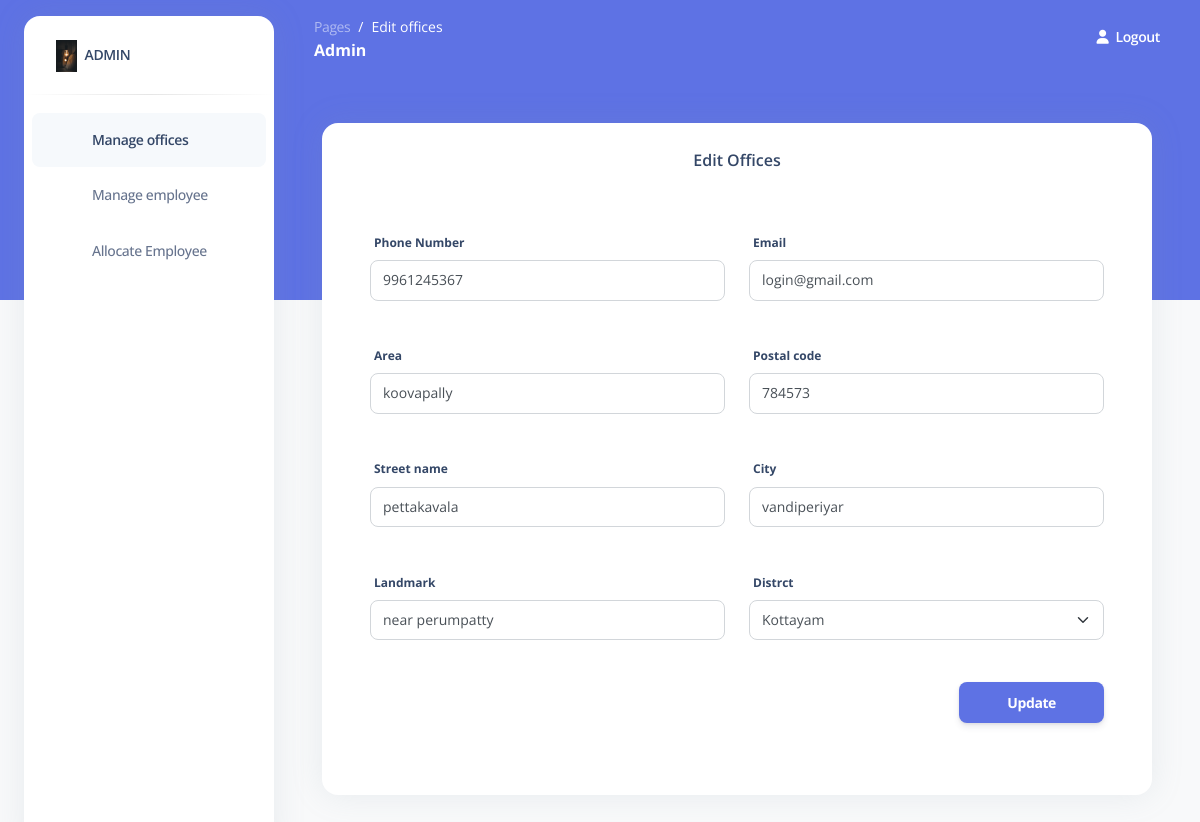
/edit_office.php?O_id=20 (signed in), run on the app's committed database.
### tables this page shows
CREATE TABLE `tbl_offices` (
  `O_id` int(11) NOT NULL,
  `O_phone` varchar(15) NOT NULL,
  `O_email` varchar(50) NOT NULL,
  `O_area` varchar(50) NOT NULL,
  `O_postal` double NOT NULL,
  `O_street` varchar(100) NOT NULL,
  `O_city` varchar(50) NOT NULL,
  `O_landmark` varchar(100) NOT NULL,
  `O_district` varchar(25) NOT NULL,
  `O_status` tinyint(1) NOT NULL DEFAULT 1
);

### edit_office.php (the view, shortened to what this page needs)
<?php
    if(isset($_SESSION['L_id']) ){
        $L_id= $_SESSION['L_id'];
        $sql="SELECT L_type_id FROM tbl_login WHERE L_id = '$L_id'";
        require_once "connect.php";
        $result=$conn->query($sql);
        $row=$result->fetch_assoc();
        $L_type_id=$row["L_type_id"];
        if($L_type_id==1){
            ?>
<?php
    if(isset($_GET['O_id'])){
        $O_id=$_GET['O_id'];
        require_once "connect.php";
        $sql="SELECT * FROM tbl_offices WHERE  O_id='$O_id' AND O_status=1;";
        $result=$conn->query($sql);
        $row=$result->fetch_assoc();
        $ph=$row['O_phone'];
        $email=$row['O_email'];
        $area=$row['O_area'];
        $po=$row['O_postal'];
        $street=$row['O_street'];
        $city=$row['O_city'];
        $landmark=$row['O_landmark'];
        $district=$row['O_district'];
    }else{
      header("location: manage_office.php");
    }
           ?>
<!DOCTYPE html>
<html lang="en">
<head>
  <link href="./assets/css/nucleo-icons.css" rel="stylesheet" />
  <link href="./assets/css/nucleo-svg.css" rel="stylesheet" />
  <link href="./assets/cssd/nucleo-svg.css" rel="stylesheet" />
  <link id="pagestyle" href="./assets/cssd/argon-dashboard.css?v=2.0.4" rel="stylesheet" />
</head>
<body class="g-sidenav-show   bg-gray-100">
  <aside
    class="sidenav bg-white navbar navbar-vertical navbar-expand-xs border-0 border-radius-xl my-3 fixed-start ms-4 "
    id="sidenav-main">
    <div class="sidenav-header">
      <a class="navbar-brand m-0" href="dashboard.php">
        <img src="images/bg1.jpg" class="navbar-brand-img h-100" alt="main_logo">
        <span class="ms-1 font-weight-bold">ADMIN</span>
      </a>
    </div>
    <hr class="horizontal dark mt-0">
    <div class="collapse navbar-collapse  w-auto " id="sidenav-collapse-main">
      <ul class="navbar-nav">
        <li class="nav-item">
          <a class="nav-link active" href="manage_office.php">
            <div
              class="icon icon-shape icon-sm border-radius-md text-center me-2 d-flex align-items-center justify-content-center">
              <i class="ni ni-tv-2 text-primary text-sm opacity-10"></i>
            </div>
            <span class="nav-link-text ms-1">Manage offices</span>
          </a>
        </li>
        <li class="nav-item">
          <a class="nav-link" href="manage_employee.php">
            <div
              class="icon icon-shape icon-sm border-radius-md text-center me-2 d-flex align-items-center justify-content-center">
              <i class="ni ni-tv-2 text-primary text-sm opacity-10"></i>
            </div>
            <span class="nav-link-text ms-1">Manage employee</span>
          </a>
        </li>
        <li class="nav-item">
                    <a class="nav-link " href="allocate_employee.php">
                        <div
                            class="icon icon-shape icon-sm border-radius-md text-center me-2 d-flex align-items-center justify-content-center">
                            <i class="ni ni-tv-2 text-primary text-sm opacity-10"></i>
                        </div>
                        <span class="nav-link-text ms-1">Allocate Employee</span>
                    </a>
                </li>
      </ul>
    </div>
  </aside>
  <main class="main-content position-relative border-radius-lg ">
    <nav class="navbar navbar-main navbar-expand-lg px-0 mx-4 shadow-none border-radius-xl " id="navbarBlur"
      data-scroll="false">
      <div class="container-fluid py-1 px-3">
        <nav aria-label="breadcrumb">
          <ol class="breadcrumb bg-transparent mb-0 pb-0 pt-1 px-0 me-sm-6 me-5">
            <li class="breadcrumb-item text-sm"><a class="opacity-5 text-white" href="javascript:;">Pages</a></li>
            <li class="breadcrumb-item text-sm text-white active" aria-current="page">Edit offices</li>
          </ol>
          <h6 class="font-weight-bolder text-white mb-0">Admin</h6>
        </nav>
        <div class="collapse navbar-collapse mt-sm-0 mt-2 me-md-0 me-sm-4" id="navbar">
          <ul class="navbar-nav  justify-content-end">
            <li class="nav-item d-flex align-items-center">
              <a href="logout.php" class="nav-link text-white font-weight-bold px-0">
                <i class="fa fa-user me-sm-1"></i>
                <span class="d-sm-inline d-none">Logout</span>
              </a>
            </li>
          </ul>
        </div>
      </div>
    </nav>
    <div class="container-fluid py-4">
      <div class="container-fluid py-4">
        <div class="row">
          <div class="col-12">
            <div class="card mb-4">
              <div class="card-header pb-0 mx-auto">
                <h6>Edit Offices</h6>
              </div>
              <div class="card-body px-0 pt-0 pb-2">
                <div class="table-responsive p-0">
                  <form action="#" method="POST" class="p-5" onsubmit="return validateForm()">
                    <div class="row">
                      <div class="col-md-6">
                        <div class="form-group first">
                          <label>Phone Number</label>
                          <input type="text" class="form-control" id="ph" name="ph" onblur="validatePhoneNumber()"
                            oninput="validatePhoneNumber()" value="<?php echo $ph; ?>">
                        </div>
                      </div>
                      <div class="col-md-6">
                        <div class="form-group first">
                          <label>Email</label>
                          <input type="email" class="form-control" id="email" name="email" onblur="validateEmail()"
                            oninput="validateEmail()" value="<?php echo $email; ?>">
                        </div>
                      </div>
                    </div>
                    <div class="row">
                      <div class="col-md-6">
                        <div class="form-group first">
                          <label>Area </label>
                          <input type="text" class="form-control" id="area" name="area" onblur="validateArea()" oninput="validateArea()" value="<?php echo $area; ?>">
                        </div>
                      </div>
                      <div class="col-md-6">
                        <div class="form-group first">
                          <label>Postal code</label>
                          <input type="number" class="form-control" id="po" name="po" onblur="validatePostalCode()"
                            oninput="validatePostalCode()" value="<?php echo $po; ?>">
                        </div>
                      </div>
                    </div>
                    <div class="row">
                      <div class="col-md-6">
                        <div class="form-group last mb-3">
                          <label>Street name</label>
                          <input type="text" class="form-control" id="street" name="street"
                            onblur="validateStreetName()" oninput="validateStreetName()"   value="<?php echo $street; ?>">
                        </div>
                      </div>
                      <div class="col-md-6">
                        <div class="form-group last mb-3">
                          <label>City</label>
                          <input type="text" class="form-control" id="city" name="city" onblur="validateCity()"
                            oninput="validateCity()" value="<?php echo $city; ?>">
                        </div>
                      </div>
                    </div>
                    <div class="row">
                      <div class="col-md-6">
                        <div class="form-group last mb-3">
                          <label>Landmark</label>
                          <input type="text" class="form-control" id="landmark" name="landmark" onblur="validateLandmark()" oninput="validateLandmark()" value="<?php echo $landmark; ?>">
                        </div>
                      </div>
                      <div class="col-md-6">
                        <div class="form-group last mb-3">
                          <label>Distrct</label>
                          <select class="form-select" aria-label="Default select example" id="district" name="district" value="<?php echo $district; ?>">
                            <option value="<?php echo $district; ?>" selected> <?php echo $district; ?></option>
                          </select>
                        </div>
                      </div>
                    </div>
                    <div class="d-grid gap-2 d-md-flex justify-content-md-end">
                      <input type="submit" value="Update" class="btn px-5 btn-primary" name="submit">
                    </div>
                  </form>
                </div>
              </div>
            </div>
          </div>
        </div>
      </div>
    </div>
</body>
</html>
<?php
        }
        else{
           header("location: login.php");
        }
    }
    else{
        header("location: login.php");
    }
?>

### assets/cssd/nucleo-svg.css (style rules this page uses)
.icon { display: inline-block; color: #111111; height: 1em; width: 1em; }
.icon-sm { height: 0.8em; width: 0.8em; }
.icon { fill: currentColor; stroke: none; }

### data on the page
tbl_offices: ph "9961245367", email "login@gmail.com", area "koovapally", po "784573", street "pettakavala", city "vandiperiyar", landmark "near perumpatty", district "Kottayam"
